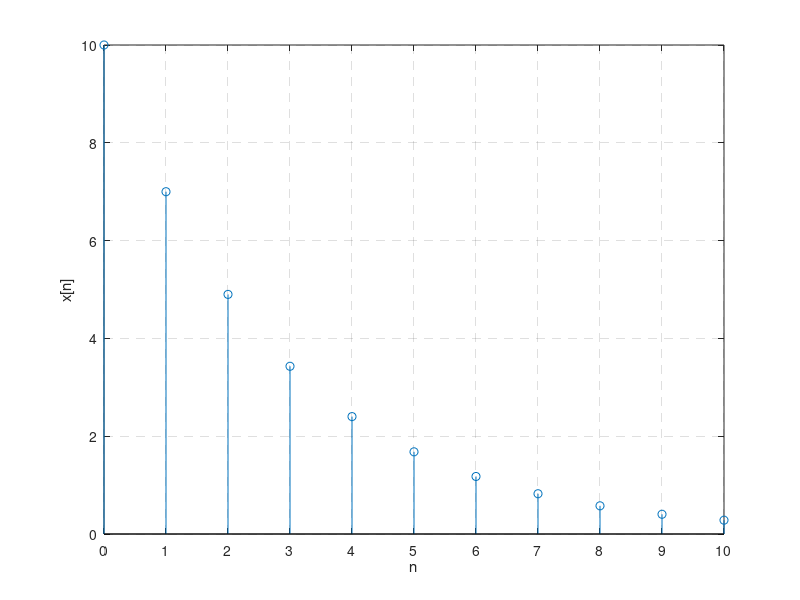

The MATLAB script that drew this image:
n = 0:1:10;
x = 10 * (0.7) .^ n;

stem(n, x);
xlabel('n');
ylabel('x[n]')
grid;
xticks(n);
set(gca,'GridLineStyle','--');
